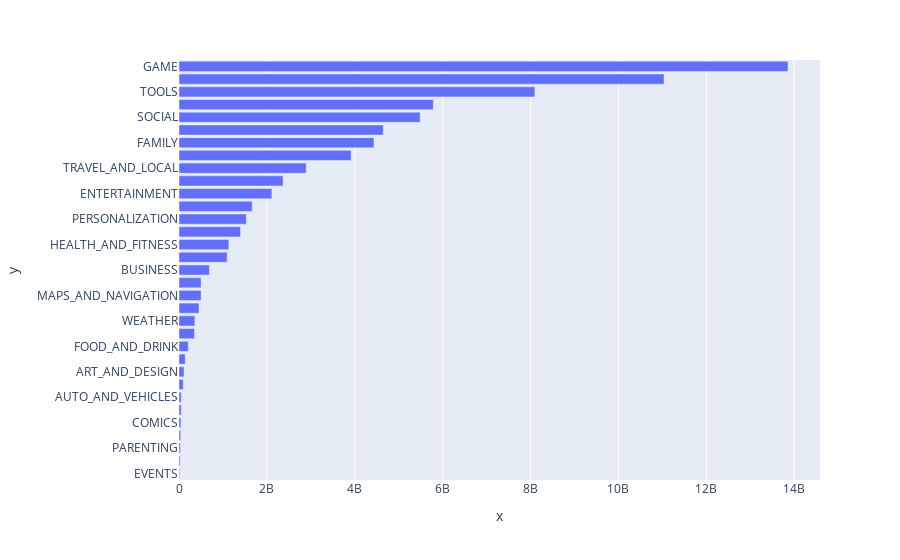

This figure's notebook cell:
### Code cell
h_bar = px.bar(x = category_installs.Installs,
               y = category_installs.index,
               orientation='h')
 
h_bar.show()

### Figure 1 — Plotly figure (JSON) as saved in the notebook; plotly's stock layout.template omitted (floating-point values rounded to 4 significant figures)
{"data": [{"alignmentgroup": "True", "hovertemplate": "x=%{x}<br>y=%{y}<extra></extra>", "legendgroup": "", "marker": {"color": "#636efa", "pattern": {"shape": ""}}, "name": "", "offsetgroup": "", "orientation": "h", "showlegend": false, "textposition": "auto", "type": "bar", "x": [15949410, 26916200, 31116110, 39162676, 44931100, 52083000, 53129800, 97082000, 114233100, 140912410, 211677750, 352852000, 361096500, 455249400, 503267560, 503611120, 692018120, 1096431465, 1134006220, 1400331540, 1532352930, 1665791655, 2113660000, 2369110650, 2894859300, 3916897200, 4437554490, 4649143130, 5487841475, 5788070180, 8099724500, 11039241530, 13858762717], "xaxis": "x", "y": ["EVENTS", "BEAUTY", "PARENTING", "MEDICAL", "COMICS", "LIBRARIES_AND_DEMO", "AUTO_AND_VEHICLES", "HOUSE_AND_HOME", "ART_AND_DESIGN", "DATING", "FOOD_AND_DRINK", "EDUCATION", "WEATHER", "FINANCE", "MAPS_AND_NAVIGATION", "LIFESTYLE", "BUSINESS", "SPORTS", "HEALTH_AND_FITNESS", "SHOPPING", "PERSONALIZATION", "BOOKS_AND_REFERENCE", "ENTERTAINMENT", "NEWS_AND_MAGAZINES", "TRAVEL_AND_LOCAL", "VIDEO_PLAYERS", "FAMILY", "PHOTOGRAPHY", "SOCIAL", "PRODUCTIVITY", "TOOLS", "COMMUNICATION", "GAME"], "yaxis": "y"}], "layout": {"barmode": "relative", "legend": {"tracegroupgap": 0}, "margin": {"t": 60}, "xaxis": {"anchor": "y", "domain": [0, 1], "title": {"text": "x"}}, "yaxis": {"anchor": "x", "domain": [0, 1], "title": {"text": "y"}}}}
